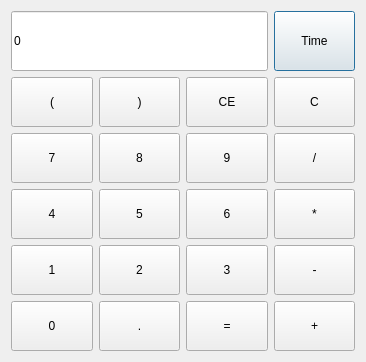
<?xml version="1.0" encoding="UTF-8"?>
<ui version="4.0">
 <class>Calculator</class>
 <widget class="QDialog" name="Calculator">
  <property name="geometry">
   <rect>
    <x>0</x>
    <y>0</y>
    <width>366</width>
    <height>352</height>
   </rect>
  </property>
  <property name="windowTitle">
   <string>Calculator</string>
  </property>
  <layout class="QGridLayout" name="gridLayout">
   <item row="0" column="0" colspan="3">
    <widget class="QLineEdit" name="lineEdit">
     <property name="minimumSize">
      <size>
       <width>250</width>
       <height>60</height>
      </size>
     </property>
     <property name="text">
      <string>0</string>
     </property>
    </widget>
   </item>
   <item row="0" column="3">
    <widget class="QPushButton" name="Button_time">
     <property name="minimumSize">
      <size>
       <width>80</width>
       <height>60</height>
      </size>
     </property>
     <property name="text">
      <string>Time</string>
     </property>
    </widget>
   </item>
   <item row="1" column="0">
    <widget class="QPushButton" name="Button_Lp">
     <property name="sizePolicy">
      <sizepolicy hsizetype="Minimum" vsizetype="Fixed">
       <horstretch>0</horstretch>
       <verstretch>0</verstretch>
      </sizepolicy>
     </property>
     <property name="minimumSize">
      <size>
       <width>60</width>
       <height>50</height>
      </size>
     </property>
     <property name="text">
      <string>(</string>
     </property>
     <property name="autoDefault">
      <bool>true</bool>
     </property>
    </widget>
   </item>
   <item row="1" column="1">
    <widget class="QPushButton" name="Button_Rp">
     <property name="minimumSize">
      <size>
       <width>60</width>
       <height>50</height>
      </size>
     </property>
     <property name="text">
      <string>)</string>
     </property>
    </widget>
   </item>
   <item row="1" column="2">
    <widget class="QPushButton" name="Button_CE">
     <property name="minimumSize">
      <size>
       <width>60</width>
       <height>50</height>
      </size>
     </property>
     <property name="text">
      <string>CE</string>
     </property>
    </widget>
   </item>
   <item row="1" column="3">
    <widget class="QPushButton" name="Button_C">
     <property name="minimumSize">
      <size>
       <width>60</width>
       <height>50</height>
      </size>
     </property>
     <property name="text">
      <string>C</string>
     </property>
    </widget>
   </item>
   <item row="2" column="0">
    <widget class="QPushButton" name="Button_7">
     <property name="minimumSize">
      <size>
       <width>60</width>
       <height>50</height>
      </size>
     </property>
     <property name="text">
      <string>7</string>
     </property>
    </widget>
   </item>
   <item row="2" column="1">
    <widget class="QPushButton" name="Button_8">
     <property name="minimumSize">
      <size>
       <width>60</width>
       <height>50</height>
      </size>
     </property>
     <property name="text">
      <string>8</string>
     </property>
    </widget>
   </item>
   <item row="2" column="2">
    <widget class="QPushButton" name="Button_9">
     <property name="minimumSize">
      <size>
       <width>60</width>
       <height>50</height>
      </size>
     </property>
     <property name="text">
      <string>9</string>
     </property>
    </widget>
   </item>
   <item row="2" column="3">
    <widget class="QPushButton" name="Button_Div">
     <property name="minimumSize">
      <size>
       <width>60</width>
       <height>50</height>
      </size>
     </property>
     <property name="styleSheet">
      <string notr="true">border-color: qlineargradient(spread:pad, x1:0, y1:0, x2:1, y2:0, stop:0 rgba(255, 0, 0, 255), stop:0.166 rgba(255, 255, 0, 255), stop:0.333 rgba(0, 255, 0, 255), stop:0.5 rgba(0, 255, 255, 255), stop:0.666 rgba(0, 0, 255, 255), stop:0.833 rgba(255, 0, 255, 255), stop:1 rgba(255, 0, 0, 255));</string>
     </property>
     <property name="text">
      <string>/</string>
     </property>
    </widget>
   </item>
   <item row="3" column="0">
    <widget class="QPushButton" name="Button_4">
     <property name="minimumSize">
      <size>
       <width>60</width>
       <height>50</height>
      </size>
     </property>
     <property name="text">
      <string>4</string>
     </property>
    </widget>
   </item>
   <item row="3" column="1">
    <widget class="QPushButton" name="Button_5">
     <property name="minimumSize">
      <size>
       <width>60</width>
       <height>50</height>
      </size>
     </property>
     <property name="text">
      <string>5</string>
     </property>
    </widget>
   </item>
   <item row="3" column="2">
    <widget class="QPushButton" name="Button_6">
     <property name="minimumSize">
      <size>
       <width>60</width>
       <height>50</height>
      </size>
     </property>
     <property name="text">
      <string>6</string>
     </property>
    </widget>
   </item>
   <item row="3" column="3">
    <widget class="QPushButton" name="Button_Mul">
     <property name="minimumSize">
      <size>
       <width>60</width>
       <height>50</height>
      </size>
     </property>
     <property name="text">
      <string>*</string>
     </property>
    </widget>
   </item>
   <item row="4" column="0">
    <widget class="QPushButton" name="Button_1">
     <property name="minimumSize">
      <size>
       <width>60</width>
       <height>50</height>
      </size>
     </property>
     <property name="text">
      <string>1</string>
     </property>
    </widget>
   </item>
   <item row="4" column="1">
    <widget class="QPushButton" name="Button_2">
     <property name="minimumSize">
      <size>
       <width>60</width>
       <height>50</height>
      </size>
     </property>
     <property name="text">
      <string>2</string>
     </property>
    </widget>
   </item>
   <item row="4" column="2">
    <widget class="QPushButton" name="Button_3">
     <property name="minimumSize">
      <size>
       <width>60</width>
       <height>50</height>
      </size>
     </property>
     <property name="text">
      <string>3</string>
     </property>
    </widget>
   </item>
   <item row="4" column="3">
    <widget class="QPushButton" name="Button_Minus">
     <property name="minimumSize">
      <size>
       <width>60</width>
       <height>50</height>
      </size>
     </property>
     <property name="text">
      <string>-</string>
     </property>
    </widget>
   </item>
   <item row="5" column="0">
    <widget class="QPushButton" name="Button_0">
     <property name="minimumSize">
      <size>
       <width>60</width>
       <height>50</height>
      </size>
     </property>
     <property name="text">
      <string>0</string>
     </property>
    </widget>
   </item>
   <item row="5" column="1">
    <widget class="QPushButton" name="Button_point">
     <property name="minimumSize">
      <size>
       <width>60</width>
       <height>50</height>
      </size>
     </property>
     <property name="text">
      <string>.</string>
     </property>
    </widget>
   </item>
   <item row="5" column="2">
    <widget class="QPushButton" name="Button_equal">
     <property name="minimumSize">
      <size>
       <width>60</width>
       <height>50</height>
      </size>
     </property>
     <property name="text">
      <string>=</string>
     </property>
    </widget>
   </item>
   <item row="5" column="3">
    <widget class="QPushButton" name="Button_Plus">
     <property name="minimumSize">
      <size>
       <width>60</width>
       <height>50</height>
      </size>
     </property>
     <property name="text">
      <string>+</string>
     </property>
    </widget>
   </item>
  </layout>
 </widget>
 <resources/>
 <connections/>
</ui>
